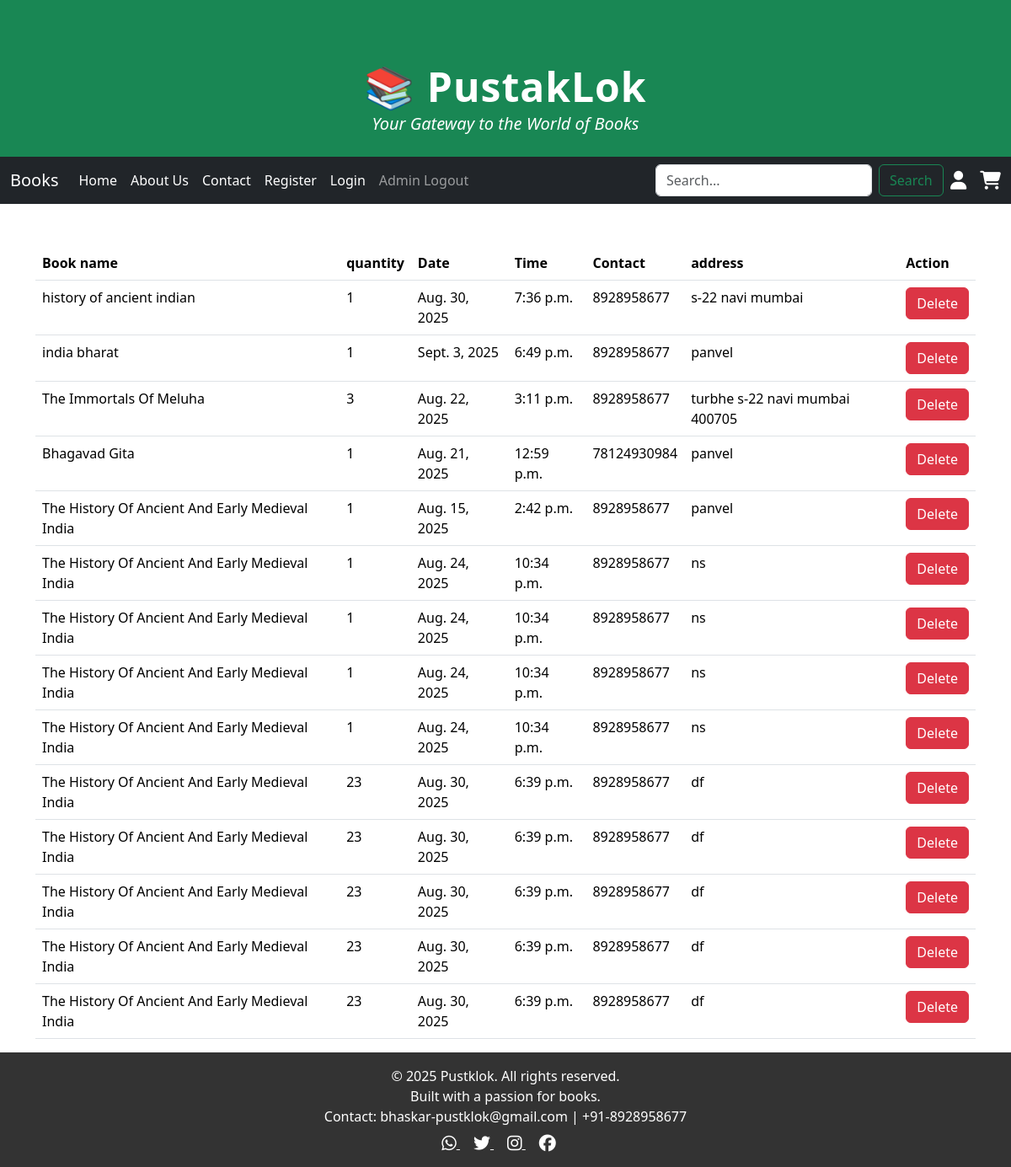
Page /admin_book/ (signed in) on the earlier database version.
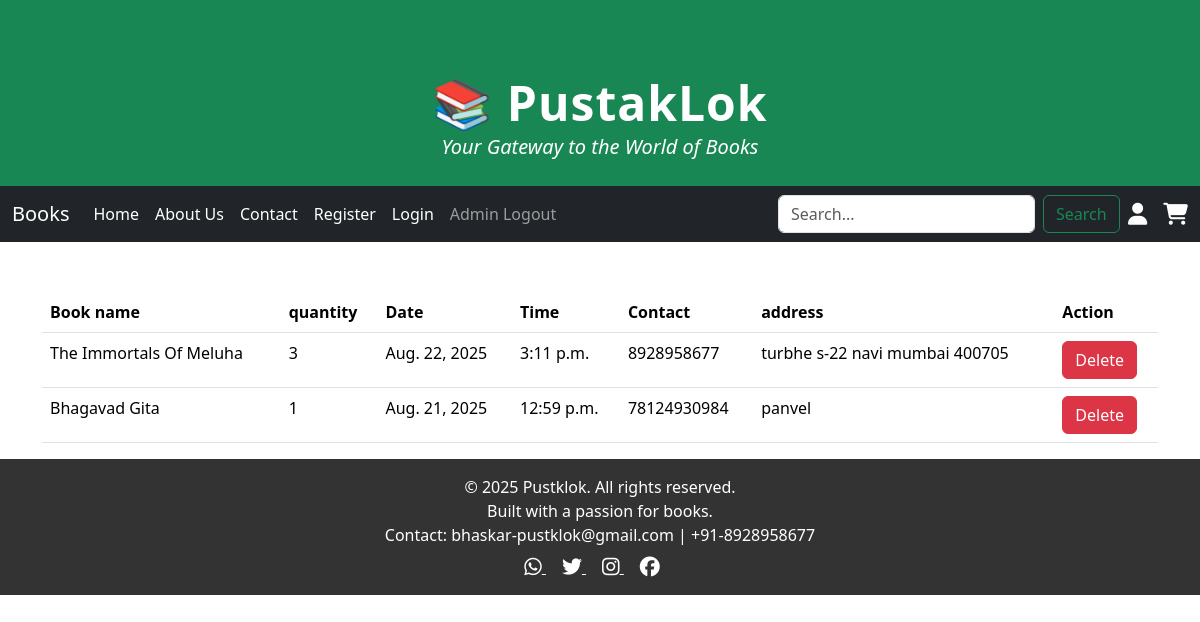
Same page on the later database version.
### mynewapp/models.py (models this page shows, shortened)
class book(models.Model):
    bid=models.AutoField(primary_key=True)
    uid=models.IntegerField()
    book_name=models.CharField(max_length=50)
    quantity=models.IntegerField(default=1)
    address=models.TextField(default="")
    total_price=models.IntegerField(default=0)
    date=models.DateField()
    time=models.TimeField()
    mobile=models.CharField(max_length=20)

### mynewapp/views.py (the view)
# urls.py: path("admin_book/", views.admin_book, name="admin_book"),
def admin_book(request):
    if 'a_name' in request.session:
        booking=book.objects.all()
        locate={'data':booking}
        return render(request,"admin_book.html",locate)
    else:
        locate={"status":"you need to login first"}
        return render(request,"login.html",locate)

### mynewapp/templates/admin_book.html (shortened to what this page needs)
{% extends 'master.html' %}
{% load static %}
{% block body %}
<div class="container">
    <div class="row">
        <div class="col-md-12 col-lg-12 col-xl-12">
            <table class="table">
                <thead>
                <tr>
                <th>Book name</th>
                <th>quantity</th>
                <th>Date</th>
                <th>Time</th>
                <th>Contact</th>
                <th>address</th>
                    <th>Action</th>
                </tr>
                </thead>
                <tbody>
                {% for x in data %}
                <tr>
                <td>{{x.book_name}}</td>
                <td>{{x.quantity}}</td>
                <td>{{x.date}}</td>
                <td>{{x.time}}</td>
                <td>{{x.mobile}}</td>
                <td>{{x.address}}</td>
<td><a class="btn btn-danger" href="{% url 'delete_order'%}?id={{x.bid}}" onclick="return confirm('Are you sure you want to delete this order')">Delete</a></td>
                </tr>
                {% endfor %}
                </tbody>
            </table>
        </div>
    </div>
</div>
{% endblock %}

### mynewapp/templates/master.html (shortened to what this page needs)
<!DOCTYPE html>
<html lang="en">
{% load static %}
<head>
    <link href="https://cdn.jsdelivr.net/npm/bootstrap@5.3.7/dist/css/bootstrap.min.css" rel="stylesheet">
    <link rel="stylesheet" href="{% static 'css/style.css' %}">
    <link rel="stylesheet" href="https://cdnjs.cloudflare.com/ajax/libs/font-awesome/6.5.0/css/all.min.css">
</head>
<body>
<header class="bg-success text-white py-4 shadow-sm" data-aos="fade-down">
  <div class="container text-center">
    <h1 class="display-5 fw-bold m-0" style="letter-spacing: 1px;">
      📚 PustakLok
    </h1>
    <p class="lead mb-0" style="font-style: italic;">
      Your Gateway to the World of Books
    </p>
  </div>
</header>
<nav class="navbar navbar-expand-lg navbar-dark bg-dark">
  <div class="container-fluid">
    <a class="navbar-brand" href="#">Books</a>
    <div class="collapse navbar-collapse" id="navbarSupportedContent">
      <ul class="navbar-nav me-auto mb-2 mb-lg-0">
        <li class="nav-item">
          <a class="nav-link active" href="/#home">Home</a>
        </li>
        <li class="nav-item">
          <a class="nav-link active" href="/#about">About Us</a>
        </li>
        <li class="nav-item">
          <a class="nav-link active" href="/#contact">Contact</a>
        </li>
          <li class="nav-item">
            <a class="nav-link active" href="{% url 'register' %}">Register</a>
          </li>
          <li class="nav-item">
            <a class="nav-link active" href="{% url 'login' %}">Login</a>
          </li>
        {% if 'a_name' not in request.session %}
        <li class="nav-item">
          <a class="nav-link" href="{% url 'admin_login_page' %}">Admin Login</a>
        </li>
        {% else %}
         <li class="nav-item">
          <a class="nav-link btn btn-danger" href="{% url 'admin_logout' %}"> Admin Logout</a>
        </li>
        {% endif %}
      </ul>
      <form class="d-flex align-items-center" role="search" onsubmit="scrollToBooks(); return false;">
        <input class="form-control me-2" id="searchInput" type="search" placeholder="Search...">
        <button class="btn btn-outline-success" type="submit">Search</button>
        {% if request.session.u_name %}
          <a href="{% url 'profile' %}" class="text-white me-3" style="font-size: 22px;">
            <i class="fas fa-user"></i>
          </a>
        {% endif %}
        <a href="#" class="text-white" style="font-size: 22px;">
          <i class="fas fa-shopping-cart"></i>
        </a>
      </form>
    </div>
  </div>
</nav>
{% block body %}
{% endblock %}
<div class="container-fluid text-white py-3" style="background-color: #333;">
  <div class="row">
    <div class="col-md-12 text-center">
      <p class="mb-2">
        © 2025 Pustklok. All rights reserved. <br>
        Built with a passion for books. <br>
        Contact: bhaskar-pustklok@gmail.com | +91-8928958677
      </p>
      <div class="mt-2">
        <a href="https://wa.me/918928958677" target="_blank" class="text-white me-3">
          <i class="fab fa-whatsapp fa-lg"></i>
        </a>
        <a href="https://twitter.com" target="_blank" class="text-white me-3">
          <i class="fab fa-twitter fa-lg"></i>
        </a>
        <a href="https://instagram.com" target="_blank" class="text-white me-3">
          <i class="fab fa-instagram fa-lg"></i>
        </a>
        <a href="https://facebook.com" target="_blank" class="text-white me-3">
          <i class="fab fa-facebook fa-lg"></i>
        </a>
      </div>
    </div>
  </div>
</div>
</body>
</html>

### mynewapp/static/css/style.css (style rules this page uses)
* { padding:0px; margin:0px; }
.container { margin-top: 50px; }

Differences in the rows shown:
removed book: book_name "history of ancient indian", quantity "1", date "Aug. 30, 2025", time "7:36 p.m.", mobile "8928958677", address "s-22 navi mumbai"
removed book: book_name "india bharat", quantity "1", date "Sept. 3, 2025", time "6:49 p.m.", mobile "8928958677", address "panvel"
removed book: book_name "The History Of Ancient And Early Medieval India", quantity "1", date "Aug. 15, 2025", time "2:42 p.m.", mobile "8928958677", address "panvel"
removed book: book_name "The History Of Ancient And Early Medieval India", quantity "1", date "Aug. 24, 2025", time "10:34 p.m.", mobile "8928958677", address "ns"
removed book: book_name "The History Of Ancient And Early Medieval India", quantity "1", date "Aug. 24, 2025", time "10:34 p.m.", mobile "8928958677", address "ns"
removed book: book_name "The History Of Ancient And Early Medieval India", quantity "1", date "Aug. 24, 2025", time "10:34 p.m.", mobile "8928958677", address "ns"
removed book: book_name "The History Of Ancient And Early Medieval India", quantity "1", date "Aug. 24, 2025", time "10:34 p.m.", mobile "8928958677", address "ns"
removed book: book_name "The History Of Ancient And Early Medieval India", quantity "23", date "Aug. 30, 2025", time "6:39 p.m.", mobile "8928958677", address "df"
removed book: book_name "The History Of Ancient And Early Medieval India", quantity "23", date "Aug. 30, 2025", time "6:39 p.m.", mobile "8928958677", address "df"
removed book: book_name "The History Of Ancient And Early Medieval India", quantity "23", date "Aug. 30, 2025", time "6:39 p.m.", mobile "8928958677", address "df"
removed book: book_name "The History Of Ancient And Early Medieval India", quantity "23", date "Aug. 30, 2025", time "6:39 p.m.", mobile "8928958677", address "df"
removed book: book_name "The History Of Ancient And Early Medieval India", quantity "23", date "Aug. 30, 2025", time "6:39 p.m.", mobile "8928958677", address "df"
